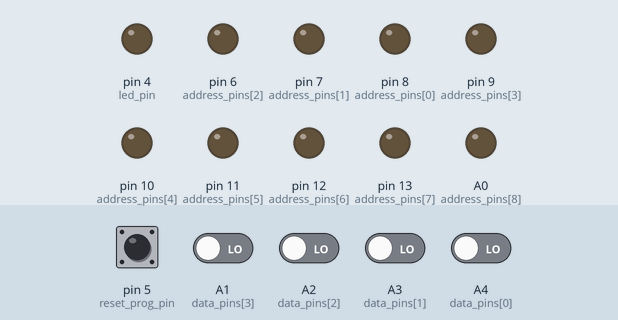
Simulated run of this program. Board: Teensy 3. On the bench: output pins drawn as LEDs (lit = HIGH). Dashed ring = blinking. The test bench sets the inputs (shaded band); at power-on: A1 (data_pins[3]), A2 (data_pins[2]), A3 (data_pins[1]), A4 (data_pins[0]), pin 5 (reset_prog_pin) LOW. What the program prints to the serial monitor is not drawn.

Above: at 1.2 s.
1.3 s: pin 5 (reset_prog_pin) pulled HIGH for 1 s
At 1.68 s:
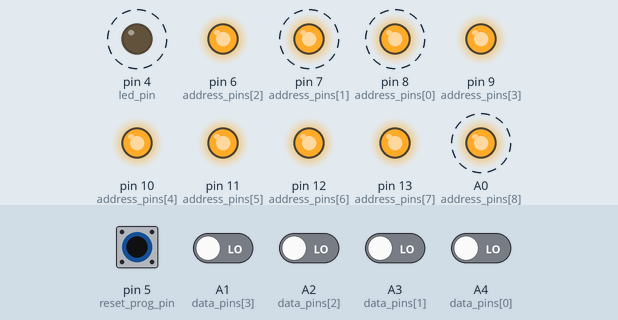
4.3 s: pin 5 (reset_prog_pin) driven HIGH and A1 (data_pins[3]) driven HIGH and A2 (data_pins[2]) driven HIGH and A3 (data_pins[1]) driven HIGH and A4 (data_pins[0]) driven HIGH
At 7.2 s:
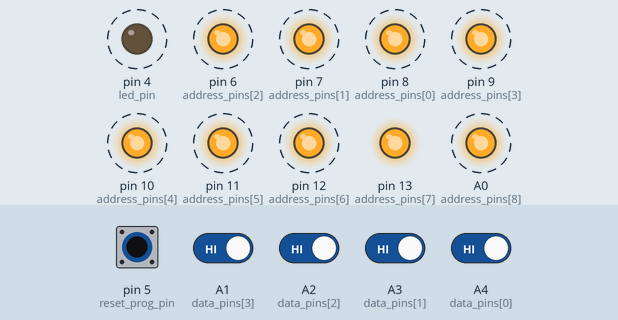
7.3 s: pin 5 (reset_prog_pin) driven LOW
At 8.4 s:
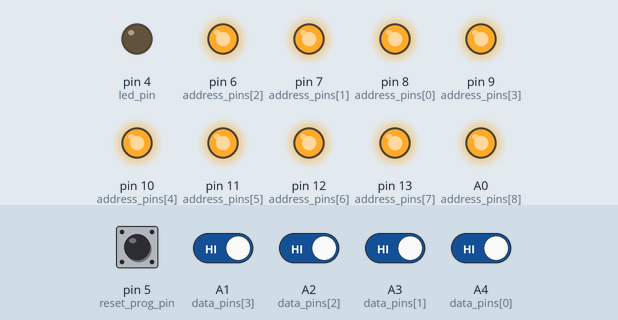
8.8 s: pin 5 (reset_prog_pin) driven HIGH
At 10.74 s:
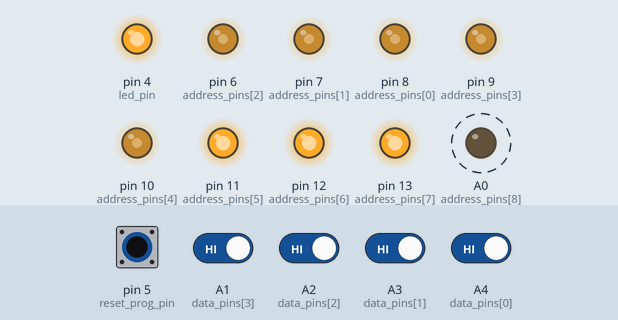
Timing chart, 0 to 18.8 s (numbered marks = the images above; inputs shaded):
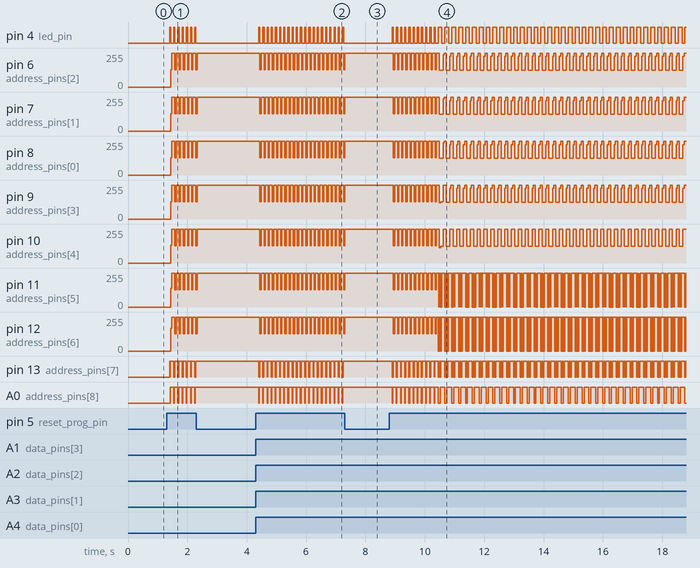

The program:

main.cpp
```cpp
#include <Arduino.h>
#include "pins.h"
#include "mmi6306.h"

void read_rom()
{
  for (uint16_t i = 0; i < 512; ++i)
    Serial.println(read(i), HEX);
}

void setup()
{
  pinMode(led_pin, OUTPUT);
  for (uint8_t i = 0; i < 9; ++i)
    pinMode(address_pins[i], OUTPUT);
  for (uint8_t i = 0; i < 4; ++i)
    pinMode(data_pins[i], INPUT);
  pinMode(led_pin, OUTPUT);
  pinMode(reset_prog_pin, INPUT);

  digitalWrite(led_pin, HIGH);
  Serial.begin(9600);
  while (!Serial)
    ;
  digitalWrite(led_pin, LOW);
}

void loop()
{
  static unsigned long last_time = 0;
  static uint8_t last_state = LOW;
  uint8_t reset_prog_state = digitalRead(reset_prog_pin);
  if (reset_prog_state != last_state)
  {
    last_time = millis();
  }
  if ((millis() - last_time) > 100)
  {
    if (reset_prog_state == HIGH)
    {
      digitalWrite(led_pin, HIGH);
      read_rom();
      digitalWrite(led_pin, LOW);
      last_time = millis();
    }
  }
  last_state = reset_prog_state;
}
```

mmi6306.cpp
```cpp
#include <Arduino.h>
#include "mmi6306.h"
#include "pins.h"

void set_address(uint16_t address)
{
  for (uint8_t i = 0; i < 9; ++i)
    digitalWrite(address_pins[i], address & (1 << i) ? HIGH : LOW);
  delayNanoseconds(address_access_delay_ns);
}

uint8_t read(uint16_t address)
{
  set_address(address);
  uint8_t data = 0;
  for (uint8_t i = 0; i < 4; ++i)
    data |= digitalRead(data_pins[i]) << i;
  return data;
}
```

mmi6306.h
```cpp
#ifndef ROM_READ_6306
#define ROM_READ_6306
#include <stdint.h>

/**
 * MMI 6306 PROM
 * 2 k bits (not bytes)
 * 9 address pins, 4 output pins = 512 addresses, 4 bits in each address
 * 512 x 4 bits = 2048 bits = 256 8-bit bytes
 *       ___ ___
 *   A6 |1  U 16| Vcc
 *   A5 |       | A7
 *   A4 |       | A8
 *   A3 |       | P/!E1
 *   A0 |       | O1
 *   A1 |       | O2
 *   A2 |       | O3
 *  GND |7     8| O4
 *       -------
 *
 * Vcc = 5V +/- 0.5V
 * Logical "1" voltage: >2V (will work with 3.3V mC)
 * tAA (ns) Address access time max: 60 ns
 */

const unsigned int address_access_delay_ns = 60;

void set_address(uint16_t address);
uint8_t read(uint16_t address);
#endif
```

pins.h
```cpp
#ifndef ROM_READER_PINS
#define ROM_READER_PINS
#include <stdint.h>

// index = Ai on ROM
const uint8_t address_pins[] = {
    8, 7, 6, 9, 10, 11, 12, 13, 14};

// instruction position: LSB = O4, ..., MSB = O1
// index: LSB = 0, ..., MSB = 3
const uint8_t data_pins[] = {
    18, 17, 16, 15};

enum
{
  led_pin = 4,
  reset_prog_pin = 5
};
#endif
```

Measured:
- after the input at 1.3 s, pin 4 (led_pin): alternates HIGH for 0.04 s and LOW for 0.10 s, 14 changes in all, then stays LOW, starting after 0.10 s; pin 6 (address_pins[2]): 0/255 → 130/255 after 0.14 s, then repeats every 0.14 s: 255/255 0.10 s, 129/255 0.04 s, until it stays 255/255 from 2.3 s
- after the input at 4.3 s, pin 4 (led_pin): alternates HIGH for 0.04 s and LOW for 0.10 s, starting after 0.10 s; pin 6 (address_pins[2]): alternates 255/255 for 0.10 s and 129/255 for 0.04 s, starting after 0.14 s
- after the input at 7.3 s, pin 4 (led_pin): stops changing and stays LOW; pin 6 (address_pins[2]): goes on until 7.3 s, then stays 255/255
- after the input at 8.8 s, pin 4 (led_pin): goes 11 × (HIGH 0.04 s, LOW 0.10 s), 36 × (HIGH 0.12 s, LOW 0.10 s), then HIGH, starting after 0.10 s; pin 13 (address_pins[7]): HIGH → LOW after 0.10 s, then repeats every 0.14 s: HIGH 0.01 s, LOW 0.01 s, HIGH 0.11 s, LOW 0.01 s
